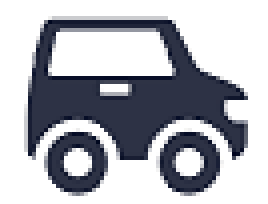
#> input picture car1.png, 67 x 51 px (shown 4 times larger)
$ python mode_1.py
#> lines starting #> are read from the running program, lines starting #| are printed output that depends on the picture
import cv2
import matplotlib.pyplot as plt
import matplotlib.patches as patches

# Load car images
car1_image = cv2.imread("car1.png")
#> car1_image is the input picture: shape (51, 67, 3); mean B, G, R 184.3, 177, 175.1
car2_image = cv2.imread("car2.png")
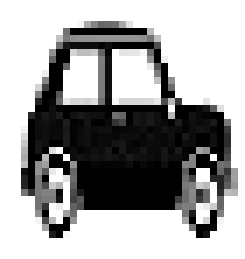
#> input picture car2.png, 35 x 37 px (shown 7 times larger)
#> car2_image is the input picture: shape (37, 35, 3); min 0, max 255, mean 161.8

class Car:
    def __init__(self, lane):
        self.lane = lane
        self.position = 0
        self.message = None

    def move(self):
        self.position += 1


    def change_lane(self, other_car):
        if self.lane != other_car.lane:
            self.message = "Don't change lane!"

def visualize_cars(car1, car2):
    lanes = ["Lane 1", "Lane 2"]

    plt.figure(figsize=(10, 5))
    plt.xlim(0, 10)
    plt.ylim(0, len(lanes))
    plt.xticks([])
    plt.yticks([])

    for i, lane in enumerate(lanes):
        plt.axhline(y=i+0.5, color='gray', linestyle='--')
        plt.text(-0.5, i+0.5, lane, ha="center", va="center")

    plt.imshow(car1_image, extent=[car1.position-0.5, car1.position+0.5, 1, 2])
    plt.imshow(car2_image, extent=[car2.position-0.5, car2.position+0.5, 0, 1])

    while car1.position < 10:
        car1.move()
        car2.move()

        if car1.position == 3:
            car1.change_lane(car2)

        plt.clf()
        plt.xlim(0, 10)
        plt.ylim(0, len(lanes))
        plt.xticks([])
        plt.yticks([])
        arrow = patches.Arrow(car2.position + 0.5, 0.5, 0, 0.4, width=0.2, color='red')
        plt.gca().add_patch(arrow)
        for i, lane in enumerate(lanes):
            plt.axhline(y=i+0.5, color='gray', linestyle='--')
            plt.text(-0.5, i+0.5, lane, ha="center", va="center")

        plt.imshow(car1_image, extent=[car1.position-0.5, car1.position+0.5, 1, 2])
        plt.imshow(car2_image, extent=[car2.position-0.5, car2.position+0.5, 0, 1])

        if car1.message is not None:
            plt.text(car1.position, 2.2, car1.message, ha="center", va="bottom", color='red')

        plt.pause(0.5)
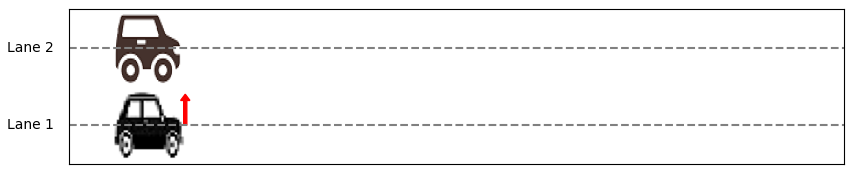
#> figure drawn by matplotlib, 1 panel; B, G, R data is drawn as R, G, B

    plt.show()
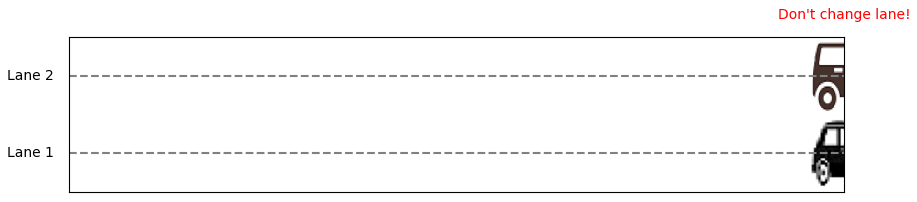
#> figure drawn by matplotlib, 1 panel; B, G, R data is drawn as R, G, B

car1 = Car(lane=1)
car2 = Car(lane=2)

visualize_cars(car1, car2)
